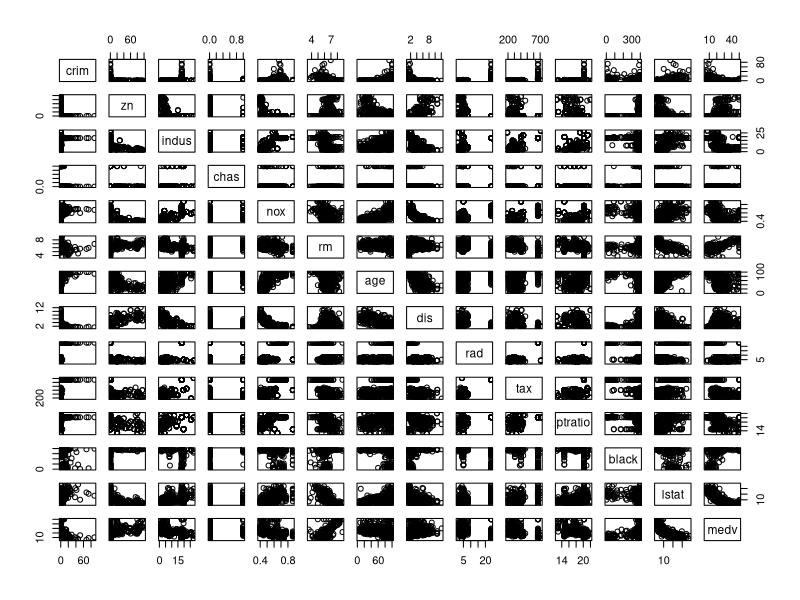
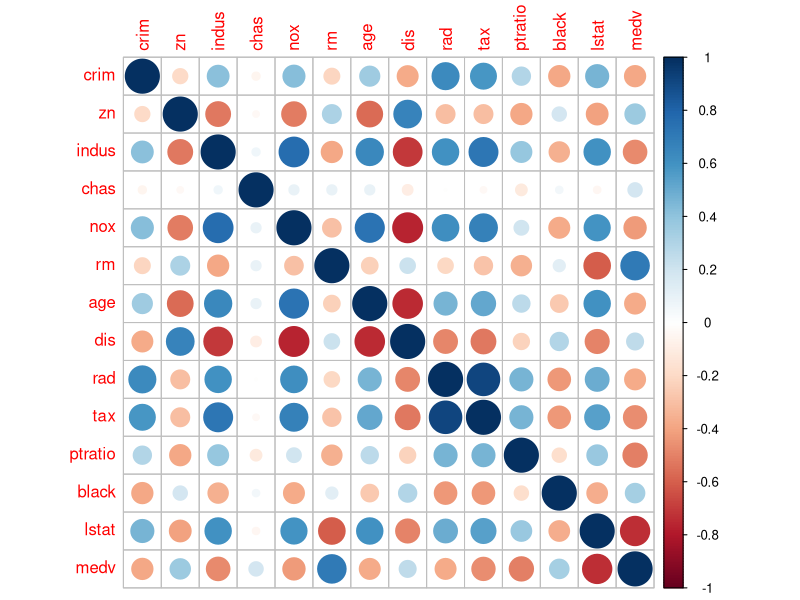
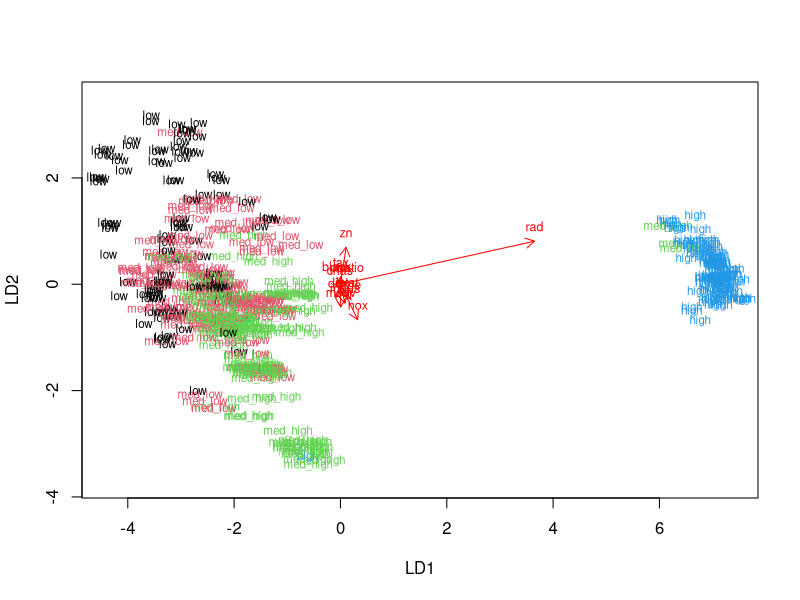
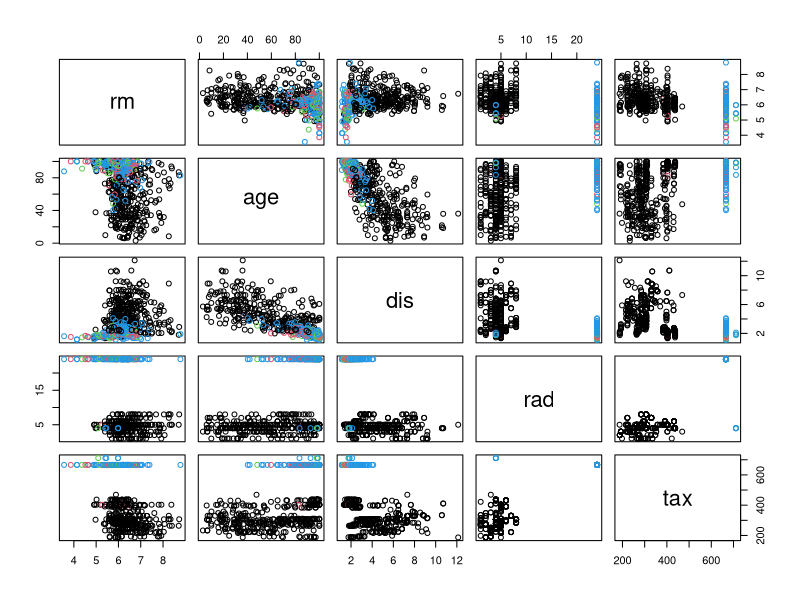
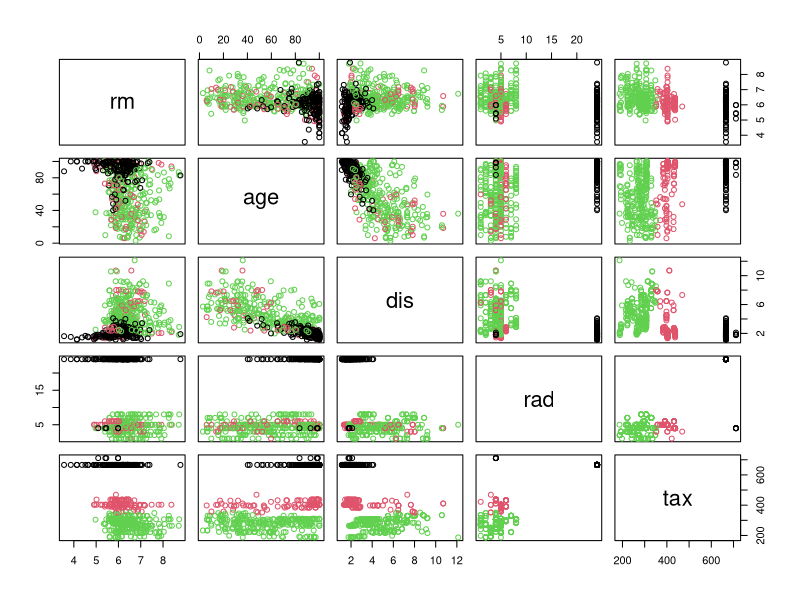
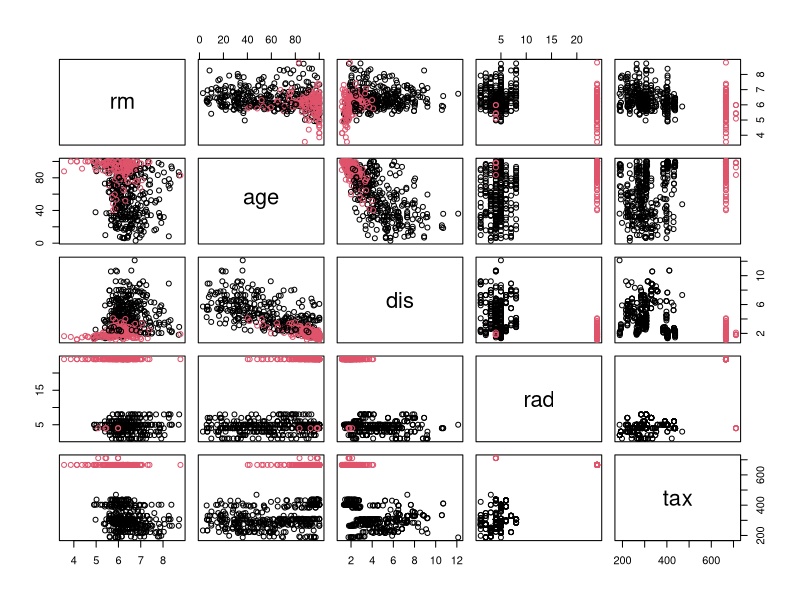
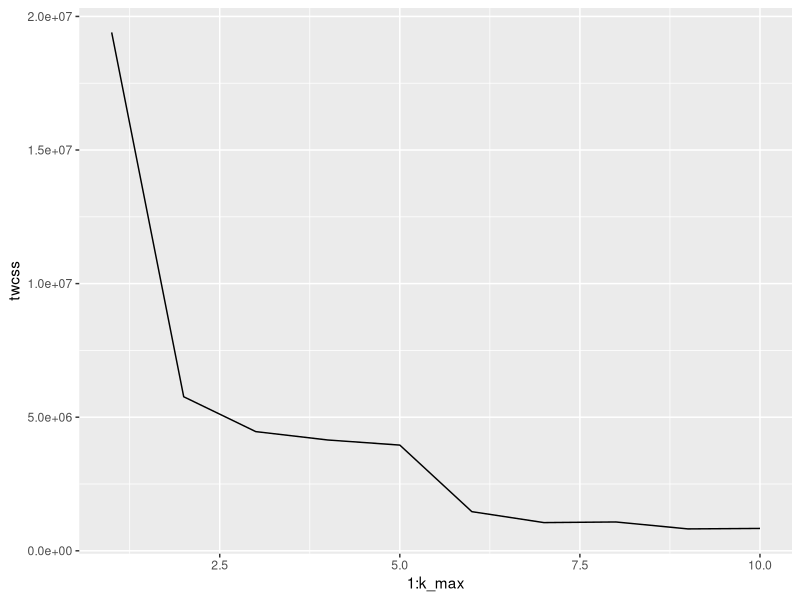
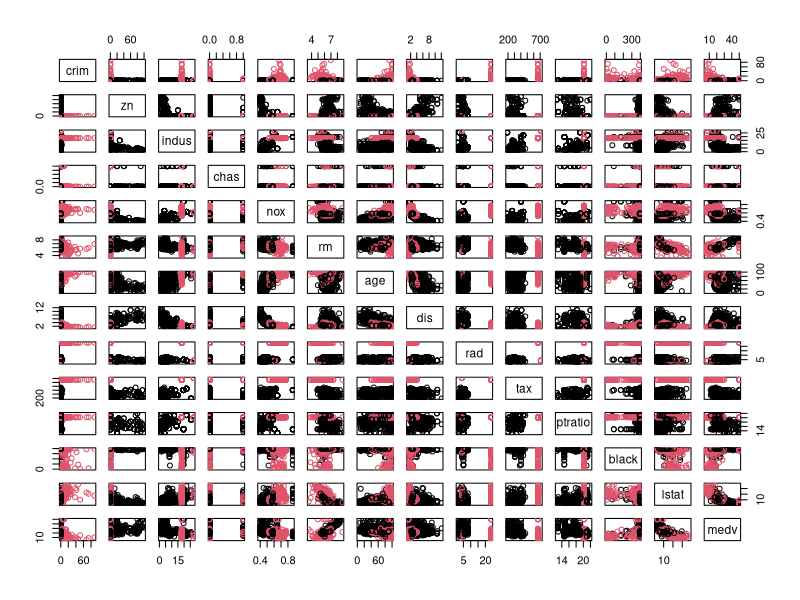

R code for these plots, in order:
## ---- chunk 1
library(MASS)
data("Boston")
str(Boston)
dim(Boston)
## ---- chunk 2
library(MASS)
library(corrplot)
library(tidyverse)
summary(Boston)
pairs(Boston)
cor_matrix <- round(cor(Boston ), digits=2)
cor_matrix
corrplot(cor_matrix, method="circle")
## ---- chunk 3
#standardize the dataset and show summary of the data
library(MASS)
boston_scaled <- scale(Boston)
boston_scaled <-as.data.frame(boston_scaled)
summary(boston_scaled)
bins <- quantile(boston_scaled$crim)
bins

# create a categorical variable 'crime'
crime <- cut(boston_scaled$crim, breaks = bins, include.lowest = TRUE, label=c("low","med_low","med_high","high"))
# Drop the old crime rate variable from the dataset
boston_scaled <- dplyr::select(boston_scaled, -crim)
boston_scaled <- data.frame(boston_scaled, crime)
#Divide the dataset to train and test sets
n <- nrow(boston_scaled)
ind <- sample(n,  size = n * 0.8)
train <- boston_scaled[ind,]
test <- boston_scaled[-ind,]

## ---- chunk 4
library(MASS)
# Fit the linear discriminant analysis on the train set
lda.fit <- lda(crime~., data = train)

# the function for lda biplot arrows
lda.arrows <- function(x, myscale = 1, arrow_heads = 0.1, color = "red", tex = 0.75, choices = c(1,2)){
  heads <- coef(x)
  arrows(x0 = 0, y0 = 0, 
         x1 = myscale * heads[,choices[1]], 
         y1 = myscale * heads[,choices[2]], col=color, length = arrow_heads)
  text(myscale * heads[,choices], labels = row.names(heads), 
       cex = tex, col=color, pos=3)
}

# target classes as numeric
classes <- as.numeric(train$crime)

# Draw the LDA (bi)plot
plot(lda.fit, dimen = 2,col=classes,pch=classes)
lda.arrows(lda.fit, myscale = 1)
# save the correct classes from test data
correct_classes <- test$crime

# remove the crime variable from test data
test <- dplyr::select(test, -crime)
# predict classes with test data
lda.pred <- predict(lda.fit, newdata = test)

# cross tabulate the results
table(correct = correct_classes, predicted = lda.pred$class)

## ---- chunk 5
#Reload the Boston dataset and standardize the dataset
data("Boston")
scaled_data <- scale(Boston)
#calculate euclidian distance
dist_man <- dist(Boston)
#Run k-means algorithm on the dataset
km4 <-kmeans(Boston, center=4)
km3 <-kmeans(Boston, center=3)
km2 <-kmeans(Boston, center=2)
# plot the Boston dataset with clusters
pairs(Boston[6:10], col = km4$cluster)
pairs(Boston[6:10], col = km3$cluster)
pairs(Boston[6:10], col = km2$cluster)

#Investigate optimal number of clusters
k_max <- 10

# calculate the total within sum of squares
twcss <- sapply(1:k_max, function(k){kmeans(Boston, k)$tot.withinss})

# visualize the results
qplot(x = 1:k_max, y = twcss, geom = 'line')
# determine the k-means clustering and run the model again
km <-kmeans(Boston, centers = 2)

#plot the Boston dataset with clusters
pairs(Boston, col = km$cluster)
## ---- chunk 6
library(MASS)
#standardize the original data
scaled_bos <- scale(Boston)
# select number of clusters
k_max <- 10
# calculate the total within sum of squares
twcss <- sapply(1:k_max, function(k){kmeans(Boston, k)$tot.withinss})

# visualize the results
qplot(x = 1:k_max, y = twcss, geom = 'line')
#Based on the twcss, select reasonalbe number of cluster
kma <-kmeans(Boston, center=3)
pairs(Boston, col = kma$cluster)
#perform LDA using the clusters as target classes
lda.fit <- lda(kma$cluster~., data = Boston)
#Visualize the results with a biplot

lda.arrows <- function(x, myscale = 1, arrow_heads = 0.1, color = "red", tex = 0.75, choices = c(1,2)){
  heads <- coef(x)
  arrows(x0 = 0, y0 = 0, 
         x1 = myscale * heads[,choices[1]], 
         y1 = myscale * heads[,choices[2]], col=color, length = arrow_heads)
  text(myscale * heads[,choices], labels = row.names(heads), 
       cex = tex, col=color, pos=3)
}

# target classes as numeric
classes <- as.numeric(kma$cluster)

# Draw the LDA (bi)plot
plot(lda.fit, dimen = 2,col=classes,pch=classes)
lda.arrows(lda.fit, myscale = 1)



